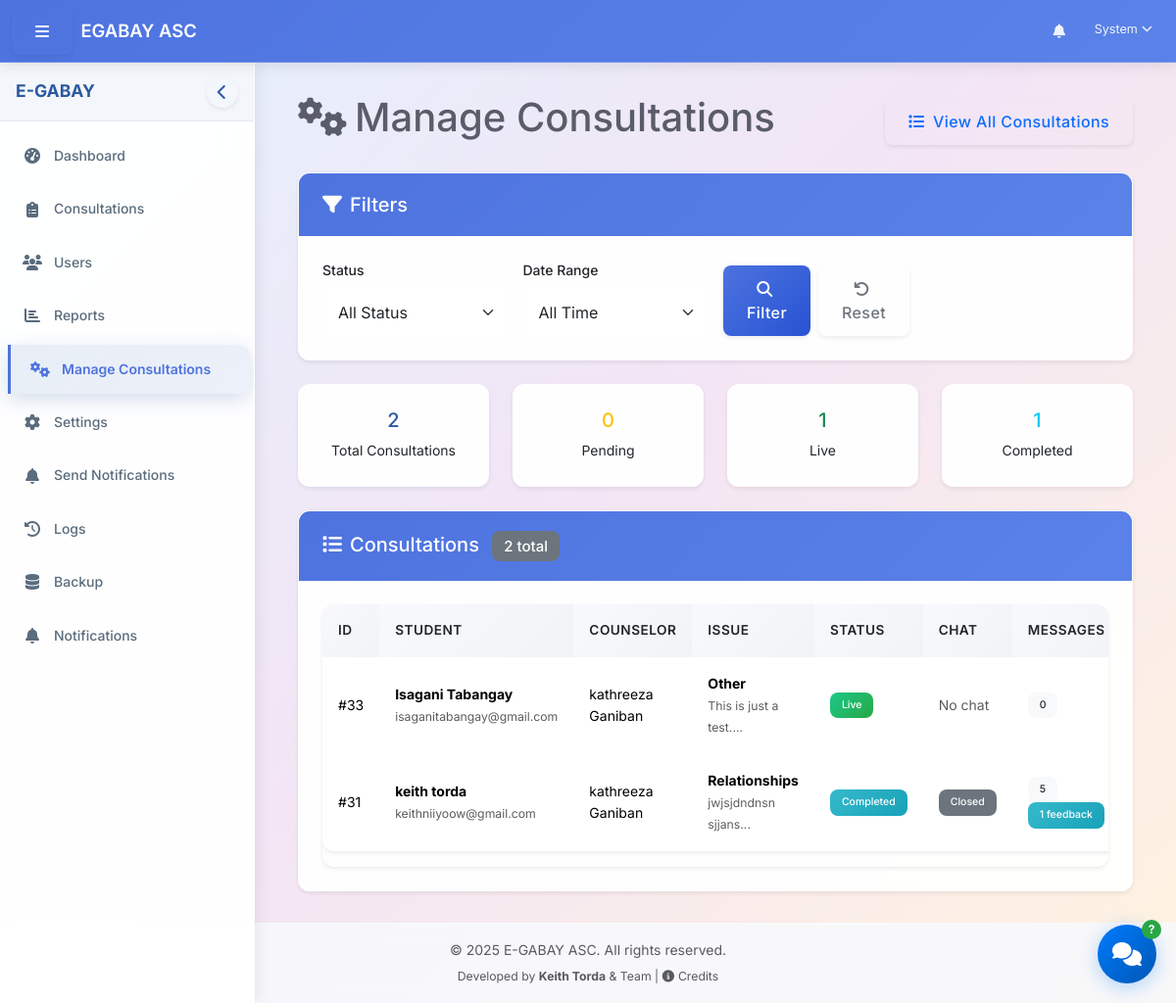
The app's page /dashboard/admin/manage_consultations.php (signed in) with its own data.
### tables this page shows
CREATE TABLE `consultation_requests` (
  `id` int(11) NOT NULL AUTO_INCREMENT,
  `student_id` int(11) NOT NULL,
  `counselor_id` int(11) DEFAULT NULL,
  `issue_description` text NOT NULL,
  `issue_category` varchar(100) DEFAULT NULL,
  `preferred_date` date NOT NULL,
  `preferred_time` time NOT NULL,
  `communication_method` enum('in_person','phone','video','email','chat','voice') NOT NULL,
  `is_anonymous` tinyint(1) NOT NULL DEFAULT 0,
  `status` enum('pending','live','completed','cancelled') NOT NULL DEFAULT 'pending',
  `counselor_notes` text DEFAULT NULL,
  `created_at` timestamp NOT NULL DEFAULT current_timestamp(),
  `updated_at` timestamp NOT NULL DEFAULT current_timestamp() ON UPDATE current_timestamp(),
  PRIMARY KEY (`id`),
  KEY `idx_consultation_requests_student` (`student_id`),
  KEY `idx_consultation_requests_counselor` (`counselor_id`),
  KEY `idx_consultation_status` (`status`),
  KEY `idx_consultation_student` (`student_id`),
  KEY `idx_consultation_counselor` (`counselor_id`),
  KEY `idx_consultation_date` (`created_at`),
  CONSTRAINT `consultation_requests_ibfk_1` FOREIGN KEY (`student_id`) REFERENCES `users` (`user_id`) ON DELETE CASCADE,
  CONSTRAINT `consultation_requests_ibfk_2` FOREIGN KEY (`counselor_id`) REFERENCES `users` (`user_id`) ON DELETE CASCADE
);

CREATE TABLE `users` (
  `user_id` int(11) NOT NULL AUTO_INCREMENT,
  `username` varchar(50) NOT NULL,
  `password` varchar(255) NOT NULL,
  `first_name` varchar(100) NOT NULL,
  `last_name` varchar(100) NOT NULL,
  `email` varchar(100) NOT NULL,
  `role_id` int(11) NOT NULL,
  `is_active` tinyint(1) DEFAULT 1,
  `last_login` datetime DEFAULT NULL,
  `created_at` timestamp NOT NULL DEFAULT current_timestamp(),
  `updated_at` timestamp NOT NULL DEFAULT current_timestamp() ON UPDATE current_timestamp(),
  `profile_picture` varchar(255) DEFAULT NULL,
  `verification_token` varchar(64) DEFAULT NULL,
  `is_verified` tinyint(1) NOT NULL DEFAULT 0,
  PRIMARY KEY (`user_id`),
  UNIQUE KEY `username` (`username`),
  UNIQUE KEY `email` (`email`),
  KEY `idx_users_role` (`role_id`),
  KEY `idx_users_username_fast` (`username`),
  KEY `idx_users_email_fast` (`email`),
  KEY `idx_users_verification_token` (`verification_token`),
  KEY `idx_users_active_verified` (`is_active`,`is_verified`),
  CONSTRAINT `users_ibfk_1` FOREIGN KEY (`role_id`) REFERENCES `roles` (`role_id`)
);

CREATE TABLE `chat_sessions` (
  `id` int(11) NOT NULL AUTO_INCREMENT,
  `student_id` int(11) NOT NULL,
  `counselor_id` int(11) NOT NULL,
  `subject` varchar(255) NOT NULL,
  `status` enum('active','closed') NOT NULL DEFAULT 'active',
  `consultation_id` int(11) DEFAULT NULL,
  `created_at` timestamp NOT NULL DEFAULT current_timestamp(),
  `updated_at` timestamp NOT NULL DEFAULT current_timestamp() ON UPDATE current_timestamp(),
  PRIMARY KEY (`id`),
  KEY `idx_chat_sessions_student` (`student_id`),
  KEY `idx_chat_sessions_counselor` (`counselor_id`),
  KEY `chat_sessions_ibfk_3` (`consultation_id`),
  CONSTRAINT `chat_sessions_ibfk_1` FOREIGN KEY (`student_id`) REFERENCES `users` (`user_id`) ON DELETE CASCADE,
  CONSTRAINT `chat_sessions_ibfk_2` FOREIGN KEY (`counselor_id`) REFERENCES `users` (`user_id`) ON DELETE CASCADE,
  CONSTRAINT `chat_sessions_ibfk_3` FOREIGN KEY (`consultation_id`) REFERENCES `consultation_requests` (`id`) ON DELETE CASCADE
);

### dashboard/admin/manage_consultations.php (the view, shortened to what this page needs)
<?php
require_once __DIR__ . '/../../includes/path_fix.php';
require_once $base_path . '/config/config.php';
require_once $base_path . '/classes/Auth.php';
$database = new Database();
$db = $database->getConnection();
$status_filter = $_GET['status'] ?? 'all';
$date_filter = $_GET['date'] ?? 'all';
$page = (int)($_GET['page'] ?? 1);
$limit = 20;
$offset = ($page - 1) * $limit;
$where_conditions = [];
$params = [];
$where_clause = !empty($where_conditions) ? "WHERE " . implode(" AND ", $where_conditions) : "";
$count_query = "SELECT COUNT(*) as total
               FROM consultation_requests cr
               LEFT JOIN users s ON cr.student_id = s.user_id
               LEFT JOIN users c ON cr.counselor_id = c.user_id
               {$where_clause}";
$count_stmt = $db->prepare($count_query);
$count_stmt->execute($params);
$total_records = $count_stmt->fetch(PDO::FETCH_ASSOC)['total'];
$query = "SELECT cr.*,
          CONCAT(s.first_name, ' ', s.last_name) as student_name,
          s.email as student_email,
          CONCAT(c.first_name, ' ', c.last_name) as counselor_name,
          cs.id as chat_id,
          cs.status as chat_status,
          (SELECT COUNT(*) FROM chat_messages cm JOIN chat_sessions css ON cm.chat_id = css.id WHERE css.consultation_id = cr.id) as message_count,
          (SELECT COUNT(*) FROM feedback f WHERE f.consultation_id = cr.id) as feedback_count
          FROM consultation_requests cr
          LEFT JOIN users s ON cr.student_id = s.user_id
          LEFT JOIN users c ON cr.counselor_id = c.user_id
          LEFT JOIN chat_sessions cs ON cr.id = cs.consultation_id
          {$where_clause}
          ORDER BY cr.created_at DESC
          LIMIT ? OFFSET ?";
$stmt = $db->prepare($query);
$param_index = 1;
$stmt->bindValue($param_index++, $limit, PDO::PARAM_INT);
$stmt->bindValue($param_index++, $offset, PDO::PARAM_INT);
$stmt->execute();
$consultations = $stmt->fetchAll(PDO::FETCH_ASSOC);
include_once $base_path . '/includes/header.php';
?>
<div class="d-flex justify-content-between align-items-center mb-4">
    <h1><i class="fas fa-cogs me-2"></i>Manage Consultations</h1>
    <div class="d-flex gap-2">
        <a href="<?php echo SITE_URL; ?>/dashboard/admin/consultations.php" class="btn btn-outline-primary">
            <i class="fas fa-list me-1"></i> View All Consultations
        </a>
    </div>
</div>
<div class="card mb-4">
    <div class="card-header">
        <h5 class="card-title mb-0"><i class="fas fa-filter me-2"></i>Filters</h5>
    </div>
    <div class="card-body">
        <form method="GET" class="row g-3">
            <div class="col-md-3">
                <label for="status" class="form-label">Status</label>
                <select name="status" id="status" class="form-select">
                    <option value="all" <?php echo $status_filter === 'all' ? 'selected' : ''; ?>>All Status</option>
                </select>
            </div>
            <div class="col-md-3">
                <label for="date" class="form-label">Date Range</label>
                <select name="date" id="date" class="form-select">
                    <option value="all" <?php echo $date_filter === 'all' ? 'selected' : ''; ?>>All Time</option>
                </select>
            </div>
            <div class="col-md-3 d-flex align-items-end">
                <button type="submit" class="btn btn-primary me-2">
                    <i class="fas fa-search me-1"></i> Filter
                </button>
                <a href="<?php echo $_SERVER['PHP_SELF']; ?>" class="btn btn-outline-secondary">
                    <i class="fas fa-undo me-1"></i> Reset
                </a>
            </div>
        </form>
    </div>
</div>
<div class="row mb-4">
    <div class="col-md-3">
        <div class="card text-center">
            <div class="card-body">
                <h5 class="card-title text-primary"><?php echo $total_records; ?></h5>
                <p class="card-text">Total Consultations</p>
            </div>
        </div>
    </div>
    <div class="col-md-3">
        <div class="card text-center">
            <div class="card-body">
                <?php
                $pending_count = $db->query("SELECT COUNT(*) as count FROM consultation_requests WHERE status = 'pending'")->fetch()['count'];
                ?>
                <h5 class="card-title text-warning"><?php echo $pending_count; ?></h5>
                <p class="card-text">Pending</p>
            </div>
        </div>
    </div>
    <div class="col-md-3">
        <div class="card text-center">
            <div class="card-body">
                <?php
                $live_count = $db->query("SELECT COUNT(*) as count FROM consultation_requests WHERE status = 'live'")->fetch()['count'];
                ?>
                <h5 class="card-title text-success"><?php echo $live_count; ?></h5>
                <p class="card-text">Live</p>
            </div>
        </div>
    </div>
    <div class="col-md-3">
        <div class="card text-center">
            <div class="card-body">
                <?php
                $completed_count = $db->query("SELECT COUNT(*) as count FROM consultation_requests WHERE status = 'completed'")->fetch()['count'];
                ?>
                <h5 class="card-title text-info"><?php echo $completed_count; ?></h5>
                <p class="card-text">Completed</p>
            </div>
        </div>
    </div>
</div>
<div class="card">
    <div class="card-header">
        <h5 class="card-title mb-0">
            <i class="fas fa-list me-2"></i>Consultations
            <span class="badge bg-secondary ms-2"><?php echo $total_records; ?> total</span>
        </h5>
    </div>
    <div class="card-body">
        <?php if (empty($consultations)): ?>
            <div class="text-center py-4">
                <i class="fas fa-inbox fa-3x text-muted mb-3"></i>
                <h5>No consultations found</h5>
                <p class="text-muted">Try adjusting your filters or check back later.</p>
            </div>
        <?php else: ?>
            <div class="table-responsive">
                <table class="table table-hover">
                    <thead>
                        <tr>
                            <th>ID</th>
                            <th>Student</th>
                            <th>Counselor</th>
                            <th>Issue</th>
                            <th>Status</th>
                            <th>Chat</th>
                            <th>Messages</th>
                        </tr>
                    </thead>
                    <tbody>
                        <?php foreach ($consultations as $consultation): ?>
                            <tr>
                                <td>#<?php echo $consultation['id']; ?></td>
                                <td>
                                    <div>
                                        <strong><?php echo htmlspecialchars($consultation['student_name']); ?></strong>
                                        <br><small class="text-muted"><?php echo htmlspecialchars($consultation['student_email']); ?></small>
                                    </div>
                                </td>
                                <td>
                                    <?php if ($consultation['counselor_name']): ?>
                                        <?php echo htmlspecialchars($consultation['counselor_name']); ?>
                                    <?php else: ?>
                                        <span class="text-muted">Not assigned</span>
                                    <?php endif; ?>
                                </td>
                                <td>
                                    <div>
                                        <strong><?php echo htmlspecialchars($consultation['issue_category'] ?: 'General'); ?></strong>
                                        <br><small class="text-muted"><?php echo htmlspecialchars(substr($consultation['issue_description'], 0, 50)); ?>...</small>
                                    </div>
                                </td>
                                <td>
                                    <?php
                                    $badge_class = [
                                        'pending' => 'bg-warning',
                                        'live' => 'bg-success',
                                        'completed' => 'bg-info',
                                        'cancelled' => 'bg-danger'
                                    ];
                                    ?>
                                    <span class="badge <?php echo $badge_class[$consultation['status']] ?? 'bg-secondary'; ?>">
                                        <?php echo ucfirst($consultation['status']); ?>
                                    </span>
                                </td>
                                <td>
                                    <?php if ($consultation['chat_id']): ?>
                                        <span class="badge <?php echo $consultation['chat_status'] === 'active' ? 'bg-success' : 'bg-secondary'; ?>">
                                            <?php echo ucfirst($consultation['chat_status']); ?>
                                        </span>
                                    <?php else: ?>
                                        <span class="text-muted">No chat</span>
                                    <?php endif; ?>
                                </td>
                                <td>
                                    <span class="badge bg-light text-dark"><?php echo $consultation['message_count']; ?></span>
                                    <?php if ($consultation['feedback_count'] > 0): ?>
                                        <span class="badge bg-info"><?php echo $consultation['feedback_count']; ?> feedback</span>
                                    <?php endif; ?>
                                </td>
                            </tr>
                        <?php endforeach; ?>
                    </tbody>
                </table>
            </div>
        <?php endif; ?>
    </div>
</div>
<?php
include_once $base_path . '/includes/footer.php';
?>

### records on screen
consultation_requests: id "33", student_name "Isagani Tabangay", student.email "isaganitabangay@gmail.com", counselor_name "kathreeza Ganiban", issue_category "Other", issue_description "This is just a test.", status "Live", shows "No chat", message_count "0"
chat_sessions: consultation "31", student_name "keith torda", student.email "keithniiyoow@gmail.com", counselor_name "kathreeza Ganiban", consultation.issue_category "Relationships", consultation.issue_description "jwjsjdndnsn sjjans", consultation.status "Completed", status "Closed", message_count "5", feedback_count "1"

### other values on screen
$_SESSION['first_name'] "System"
$total_records "2"
$pending_count "0"
$live_count "1"
$completed_count "1"
